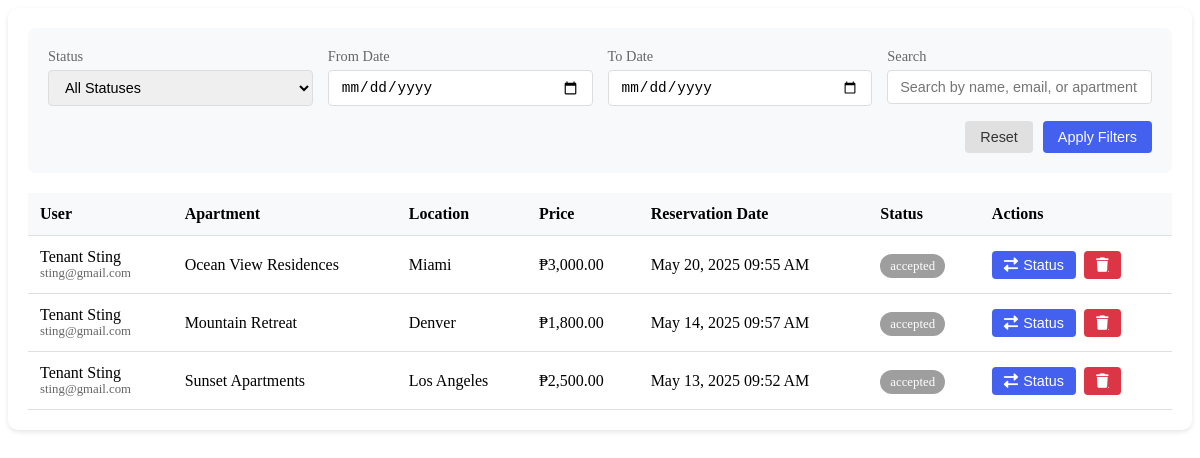
/ADMIN/manage_reservations.php, run on an earlier commit of the app's database.
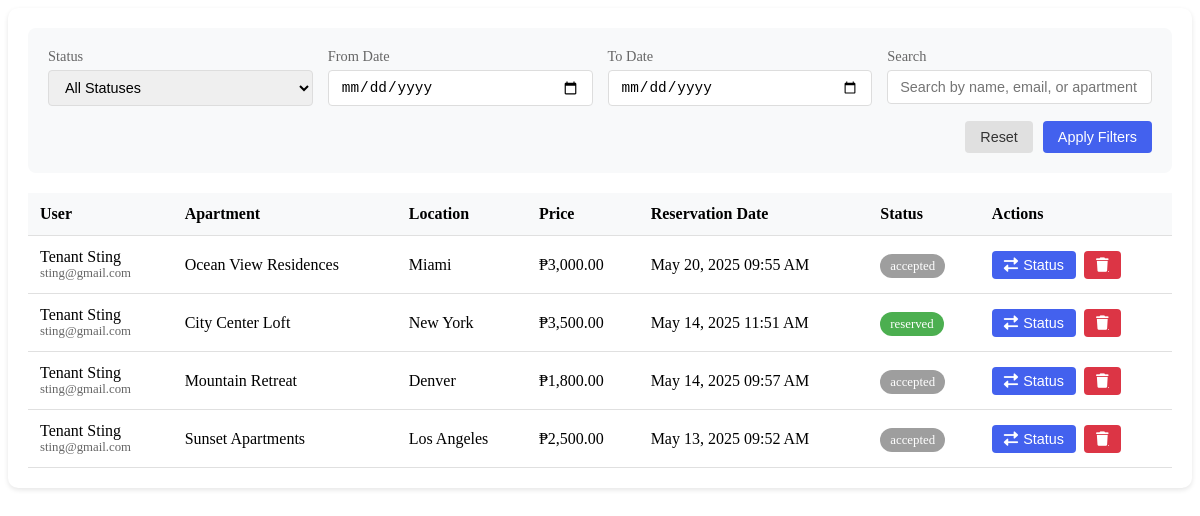
And on a later commit of the database.
### tables this page shows
CREATE TABLE `reservations` (
  `id` int(11) NOT NULL,
  `user_id` int(11) NOT NULL,
  `apartment_id` int(11) NOT NULL,
  `reservation_date` timestamp NOT NULL DEFAULT current_timestamp(),
  `duration` int(11) NOT NULL DEFAULT 30 COMMENT 'Duration in months',
  `status` enum('reserved','accepted','rejected','canceled') DEFAULT 'reserved',
  `start_date` date DEFAULT NULL,
  `end_date` date DEFAULT NULL,
  `updated_at` timestamp NULL DEFAULT NULL ON UPDATE current_timestamp()
);

CREATE TABLE `users` (
  `id` int(11) NOT NULL,
  `name` varchar(50) NOT NULL,
  `lastname` varchar(50) NOT NULL,
  `email` varchar(100) NOT NULL,
  `password` varchar(255) NOT NULL,
  `role` enum('tenant','landlord') NOT NULL DEFAULT 'tenant',
  `phone` varchar(20) DEFAULT NULL,
  `created_at` timestamp NOT NULL DEFAULT current_timestamp()
);

CREATE TABLE `apartments` (
  `id` int(11) NOT NULL,
  `name` varchar(255) NOT NULL,
  `location` varchar(255) NOT NULL,
  `price` decimal(10,2) NOT NULL,
  `available` tinyint(1) DEFAULT 1,
  `owner_id` int(11) DEFAULT NULL,
  `tenant_id` int(11) DEFAULT NULL,
  `description` text DEFAULT NULL,
  `bedrooms` int(11) DEFAULT 1,
  `bathrooms` int(11) DEFAULT 1,
  `furnished` tinyint(1) DEFAULT 0,
  `pets_allowed` tinyint(1) DEFAULT 0,
  `parking` tinyint(1) DEFAULT 0,
  `internet` tinyint(1) DEFAULT 0,
  `created_at` timestamp NOT NULL DEFAULT current_timestamp(),
  `updated_at` timestamp NULL DEFAULT NULL ON UPDATE current_timestamp(),
  `image_url` varchar(255) DEFAULT NULL
);

### ADMIN/manage_reservations.php (the view, shortened to what this page needs)
<?php
require_once '../includes/db_connection.php';
$sql = "SELECT r.*,
               u.name as user_name, u.lastname as user_lastname, u.email as user_email,
               a.name as apartment_name, a.location as apartment_location, a.price
        FROM reservations r
        JOIN users u ON r.user_id = u.id
        JOIN apartments a ON r.apartment_id = a.id
        WHERE 1=1";
$params = array();
$types = "";
$sql .= " ORDER BY r.reservation_date DESC";
if (!empty($params)) {
    $stmt = $conn->prepare($sql);
    $stmt->bind_param($types, ...$params);
    $stmt->execute();
    $result = $stmt->get_result();
} else {
    $result = $conn->query($sql);
}
if ($result === false) {
    $error_message = "Error fetching reservations: " . $conn->error;
} else {
    $reservations = $result->fetch_all(MYSQLI_ASSOC);
}
function getStatusBadgeClass($status) {
    switch (strtolower($status)) {
        case 'reserved':
            return 'status-reserved';
        default:
            return 'status-default';
    }
}
?>
<!DOCTYPE html>
<html lang="en">
<head>
    <link rel="stylesheet" href="https://cdnjs.cloudflare.com/ajax/libs/font-awesome/6.0.0/css/all.min.css">
</head>
<body>
    <div class="reservations-management">
        <div class="filters-section">
            <form action="" method="GET" id="filterForm">
                <div class="filters-grid">
                    <div class="filter-group">
                        <label for="status">Status</label>
                        <select name="status" id="status" class="filter-input">
                            <option value="">All Statuses</option>
                        </select>
                    </div>
                    <div class="filter-group">
                        <label for="date_from">From Date</label>
                        <input type="date" id="date_from" name="date_from" class="filter-input"
                               value="<?php echo isset($_GET['date_from']) ? htmlspecialchars($_GET['date_from']) : ''; ?>">
                    </div>
                    <div class="filter-group">
                        <label for="date_to">To Date</label>
                        <input type="date" id="date_to" name="date_to" class="filter-input"
                               value="<?php echo isset($_GET['date_to']) ? htmlspecialchars($_GET['date_to']) : ''; ?>">
                    </div>
                    <div class="filter-group">
                        <label for="search">Search</label>
                        <input type="text" id="search" name="search" class="filter-input"
                               placeholder="Search by name, email, or apartment"
                               value="<?php echo isset($_GET['search']) ? htmlspecialchars($_GET['search']) : ''; ?>">
                    </div>
                </div>
                <div class="filter-buttons">
                    <button type="button" class="btn-filter btn-reset" onclick="resetFilters()">Reset</button>
                    <button type="submit" class="btn-filter btn-apply">Apply Filters</button>
                </div>
            </form>
        </div>
        <?php if (isset($reservations) && count($reservations) > 0): ?>
            <div class="table-responsive">
                <table class="reservations-table">
                    <thead>
                        <tr>
                            <th>User</th>
                            <th>Apartment</th>
                            <th>Location</th>
                            <th>Price</th>
                            <th>Reservation Date</th>
                            <th>Status</th>
                            <th>Actions</th>
                        </tr>
                    </thead>
                    <tbody>
                        <?php foreach ($reservations as $reservation): ?>
                            <tr>
                                <td>
                                    <div>
                                        <?php echo htmlspecialchars($reservation['user_name'] . ' ' . $reservation['user_lastname']); ?>
                                        <div style="font-size: 0.8em; color: #666;">
                                            <?php echo htmlspecialchars($reservation['user_email']); ?>
                                        </div>
                                    </div>
                                </td>
                                <td><?php echo htmlspecialchars($reservation['apartment_name']); ?></td>
                                <td><?php echo htmlspecialchars($reservation['apartment_location']); ?></td>
                                <td>₱<?php echo number_format($reservation['price'], 2); ?></td>
                                <td><?php echo date('M d, Y h:i A', strtotime($reservation['reservation_date'])); ?></td>
                                <td>
                                    <span class="status-badge <?php echo getStatusBadgeClass($reservation['status']); ?>">
                                        <?php echo htmlspecialchars($reservation['status']); ?>
                                    </span>
                                </td>
                                <td>
                                    <div class="action-buttons">
                                        <button class="btn-status" onclick="openStatusModal(<?php echo $reservation['id']; ?>)">
                                            <i class="fas fa-exchange-alt"></i> Status
                                        </button>
                                        <a href="?page=manage_reservations&delete=<?php echo $reservation['id']; ?>"
                                           class="btn-delete"
                                           onclick="return confirm('Are you sure you want to delete this reservation?');">
                                            <i class="fas fa-trash"></i>
                                        </a>
                                    </div>
                                </td>
                            </tr>
                        <?php endforeach; ?>
                    </tbody>
                </table>
            </div>
        <?php endif; ?>
    </div>
</body>
</html>

### ADMIN/manage_reservations.php (style rules this page uses)
.reservations-management { background: white; border-radius: 10px; box-shadow: 0 2px 5px rgba(0,0,0,0.1); padding: 20px; }
.filters-section { background: #f8f9fa; border-radius: 8px; padding: 20px; margin-bottom: 20px; }
.filters-grid { display: grid; grid-template-columns: repeat(auto-fit, minmax(200px, 1fr)); gap: 15px; margin-bottom: 15px; }
.filter-group { display: flex; flex-direction: column; }
.filter-group label { margin-bottom: 5px; color: #666; font-size: 0.9rem; }
.filter-input { padding: 8px 12px; border: 1px solid #ddd; border-radius: 4px; font-size: 0.9rem; }
.filter-buttons { display: flex; gap: 10px; justify-content: flex-end; }
.btn-filter { padding: 8px 15px; border: none; border-radius: 4px; cursor: pointer; font-size: 0.9rem; transition: all 0.3s ease; }
.btn-apply { background: #4361ee; color: white; }
.btn-reset { background: #e0e0e0; color: #333; }
.status-badge { padding: 5px 10px; border-radius: 15px; font-size: 0.8rem; font-weight: 500; }
.status-reserved { background-color: #4CAF50; color: white; }
.status-default { background-color: #9e9e9e; color: white; }
.table-responsive { overflow-x: auto; margin-top: 20px; }
.reservations-table { width: 100%; border-collapse: collapse; }
.reservations-table th, .reservations-table td { padding: 12px; text-align: left; border-bottom: 1px solid #e0e0e0; }
.reservations-table th { background-color: #f8f9fa; font-weight: 600; }
.action-buttons { display: flex; gap: 8px; }
.btn-status, .btn-delete { padding: 6px 12px; border: none; border-radius: 4px; cursor: pointer; font-size: 0.9rem; display: inline-flex; align-items: center; gap: 5px; }
.btn-status { background-color: #4361ee; color: white; }
.btn-delete { background-color: #dc3545; color: white; }

What changed in the data, as far as the page shows it:
added reservations: user.lastname "Tenant Sting", user.email "sting@gmail.com", apartment.name "City Center Loft", apartment.location "New York", apartment.price "3,500.00", reservation_date "May 14, 2025 11:51 AM", status "reserved"
